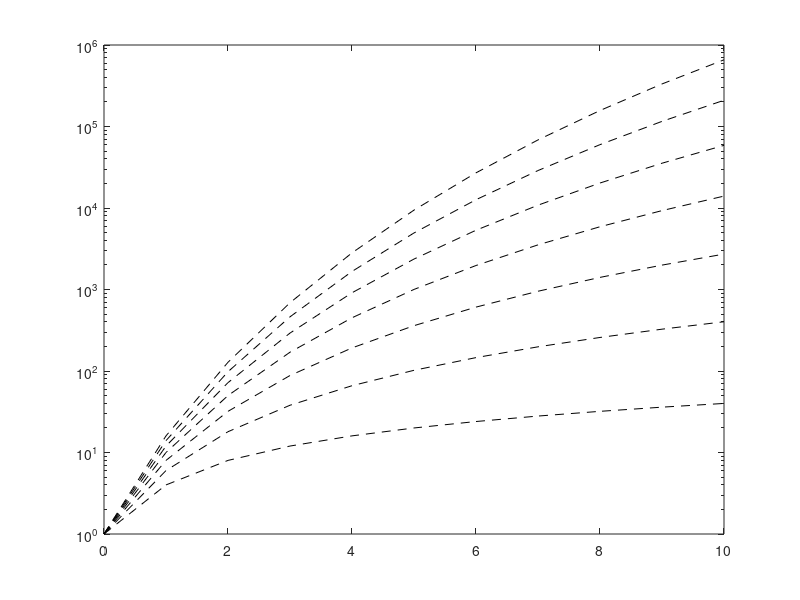
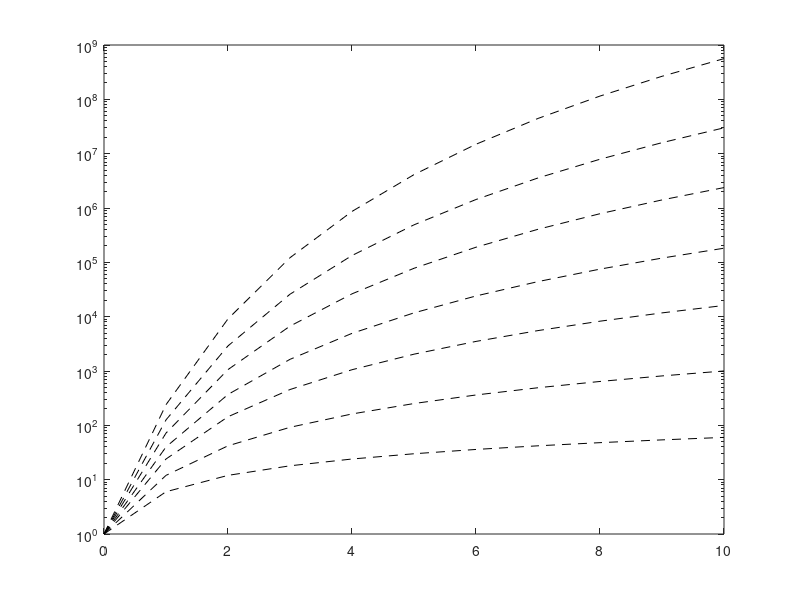
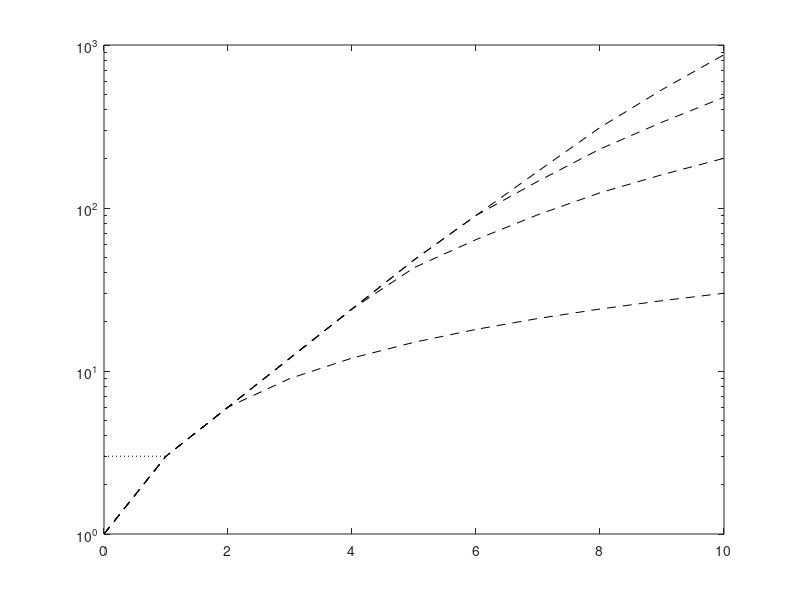
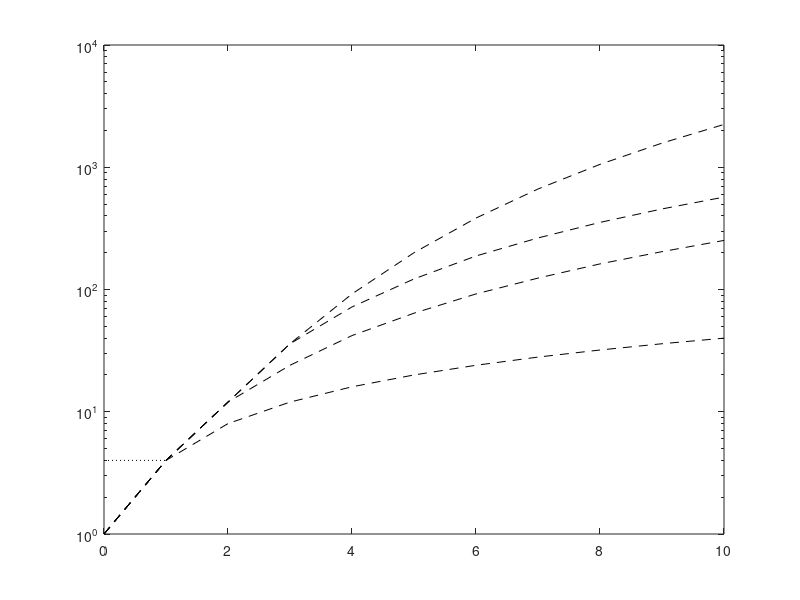

The MATLAB script that drew these images, in order:
% script RR_coordination_sequences.m

figure(1); clear;  
C_Z2 =[1,  4,   8,  12,   16,   20,   24,   28,   32,    36,    40];
C_Z3 =[1,  6,  18,  38,   66,  102,  146,  198,  258,   326,   402];
C_Z4 =[1,  8,  32,  88,  192,  360,  608,  952, 1408,  1992,  2720]; 
C_Z5 =[1, 10,  50, 170,  450, 1002, 1970, 3530, 5890,  9290, 14002]; 
C_Z6 =[1, 12,  72, 292,  912, 2364,  5336, 10836,  20256,  35436,  58728]; 
C_Z7 =[1, 14,  98, 462, 1666, 4942, 12642, 28814,  59906, 115598, 209762]; 
C_Z8 =[1, 16, 128, 688, 2816, 9424, 27008, 68464, 157184, 332688, 658048]; 


% See also: % https://arxiv.org/pdf/cond-mat/9706122
C_A2 =[1, 6, 12, 18, 24, 30, 36, 42, 48, 54, 60];                                         % https://oeis.org/A008458
C_FCC=[1, 12, 42, 92, 162, 252, 362, 492, 642, 812, 1002];                                % https://oeis.org/A005901
C_D4 =[1, 24, 144,   456,  1056,  2040,   3504,   5544,   8256,   11736, 16080];          % https://oeis.org/A007900
C_D5 =[1, 40, 370,  1640,  4930, 11752,  24050,  44200,  75010,  119720, 182002];         % https://oeis.org/A008355
C_E6 =[1, 72, 1062, 6696, 26316, 77688, 189810, 405720, 785304, 1408104, 2376126];        % https://oeis.org/A008399
C_E7 =[1, 126, 2898,  25886, 133506,  490014,  1433810,  3573054,   7902594,  15942206,  29896146];   % https://oeis.org/A008397
C_E8 =[1, 240, 9120, 121680, 864960, 4113840, 14905440, 44480400, 114879360, 265422960, 561403680];  % https://oeis.org/A008340
    
C_A2p=[1,  3,  6,   9,  12, 15,   18,   21,   24,    27,    30];  % https://oeis.org/A008486
C_bto=[1,  3,  6,  12,  24, 43,   64,   91,  124,   160,   202];  % https://digitalcommons.usf.edu/cgi/viewcontent.cgi?params=/context/etd/article/3746/&path_info=SFE0001843.pdf
C_Y49=[1,  3,  6,  12,  24, 48,   90,  146,  230,   336,   478];
C_Y59=[1,  3,  6,  12,  24, 48,   90,  168,  312,   532,   872];

C_A3p=[1,  4, 12, 24,  42,  64,  92, 124,  162,  204,  252];  % https://oeis.org/A008253
C_qzd=[1,  4, 12, 36,  72, 122, 188, 264,  354,  456,  570];  % https://digitalcommons.usf.edu/cgi/viewcontent.cgi?params=/context/etd/article/3746/&path_info=SFE0001843.pdf
C_T49=[1,  4, 12, 36,  92, 200, 384, 664, 1056, 1576, 2240]; 
% C_T59=[1,  4,  12,  36,  100, 258,   610, ?]

C_A5p=[1,  6,  30,  90,  240,  510, 1010, 1770, 2970,  4626,  7002];

clf, semilogy([0:10],C_Z2,'k--'); hold on; disp('Cartesian lattices for n=2 to 8')
semilogy([0:10],C_Z3,'k--'); semilogy([0:10],C_Z4,'k--'); semilogy([0:10],C_Z5,'k--');
semilogy([0:10],C_Z6,'k--'); semilogy([0:10],C_Z7,'k--'); semilogy([0:10],C_Z8,'k--');
pause; print -depsc coord_seq_Z.eps

clf; semilogy([0:10],C_A2,'k--'); hold on; disp('Densest lattices for n=2 to 8')
semilogy([0:10],C_FCC,'k--'); semilogy([0:10],C_D4,'k--'); semilogy([0:10],C_D5,'k--');
semilogy([0:10],C_E6,'k--');  semilogy([0:10],C_E7,'k--'); semilogy([0:10],C_E8,'k--');
print -depsc coord_seq_dense.eps

clf, semilogy([0:10],C_A2p,'k--'); hold on; disp('Best packings with coordination number tau=3 for n=2 to 5')
semilogy([0:10],C_bto,'k--'); semilogy([0:10],C_Y49,'k--'); semilogy([0:10],C_Y59,'k--');
semilogy([0 1],[3 3],'k:')
print -depsc coord_seq_best_tau_3.eps

clf,  semilogy([0:10],C_Z2,'k--'); hold on; disp('Best packings with coordination number tau=4 for n=2 to 5')
semilogy([0:10],C_A3p,'k--'); semilogy([0:10],C_qzd,'k--'); semilogy([0:10],C_T49,'k--'); % semilogy([0:10],C_Y59,'k--');
% semilogy([0:10],C_Z6,'k--'); semilogy([0:10],C_Z7,'k--'); semilogy([0:10],C_Z8,'k--');
semilogy([0 1],[4 4],'k:')
print -depsc coord_seq_best_tau_4.eps

clf,  semilogy([0:10],C_A2,'k--'); hold on; disp('Best packings with coordination number tau=6 for n=2, n=3, n-5')
semilogy([0:10],C_Z3,'k--'); semilogy([0:10],C_A5p,'k--');
semilogy([0 1],[6 6],'k:')
print -depsc coord_seq_best_tau_6.eps
